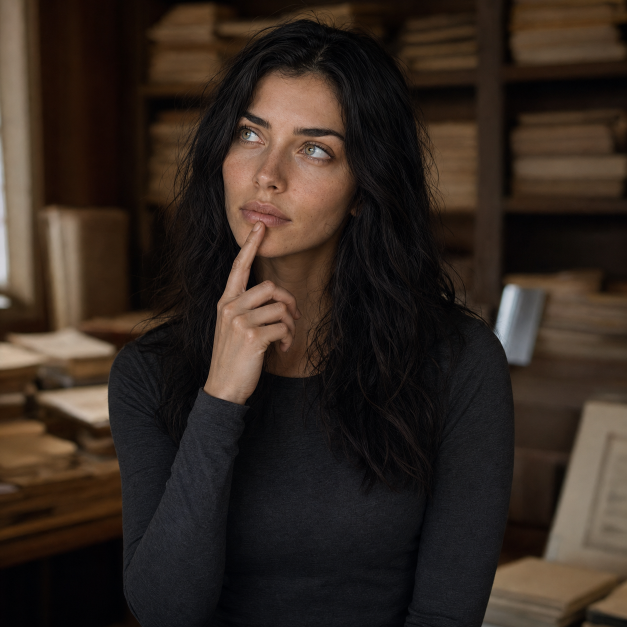
#> input picture frikshun_creator/assets/chloe-thinking-fallback-v1.png, 1254 x 1254 px (shown at 1/2 size)
$ python -i render_ghost_in_the_static_credits.py   (imports and definitions only)
#> lines starting #> are read from the running program, lines starting #| are printed output that depends on the picture
#!/usr/bin/env python3
"""Render the square end-credit still for "Ghost in the Static."""

from __future__ import annotations

import argparse
from pathlib import Path

from PIL import Image, ImageDraw, ImageEnhance, ImageFilter, ImageFont


SERIF = "/System/Library/Fonts/NewYork.ttf"
SANS = "/System/Library/Fonts/Avenir Next Condensed.ttc"


def font(path: str, size: int, index: int = 0) -> ImageFont.FreeTypeFont:
    return ImageFont.truetype(path, size=size, index=index)


def centered(draw: ImageDraw.ImageDraw, text: str, y: int, face: ImageFont.FreeTypeFont, fill: str) -> None:
    box = draw.textbbox((0, 0), text, font=face)
    draw.text(((draw._image.width - (box[2] - box[0])) / 2, y), text, font=face, fill=fill)


def render(background_path: Path, output_path: Path) -> None:
#> called with output_path = 'out.png'
    image = Image.open(background_path).convert("RGB")
#> image is the input picture: PIL image 1254x1254 RGB; mean R, G, B 51.6, 40.4, 32.8
    side = min(image.size)
#> side = 1254
    image = image.crop(((image.width - side) // 2, (image.height - side) // 2,
                        (image.width + side) // 2, (image.height + side) // 2))
    image = image.resize((1500, 1500), Image.Resampling.LANCZOS)
#> image: PIL image 1500x1500 RGB
    image = ImageEnhance.Brightness(image).enhance(0.72)
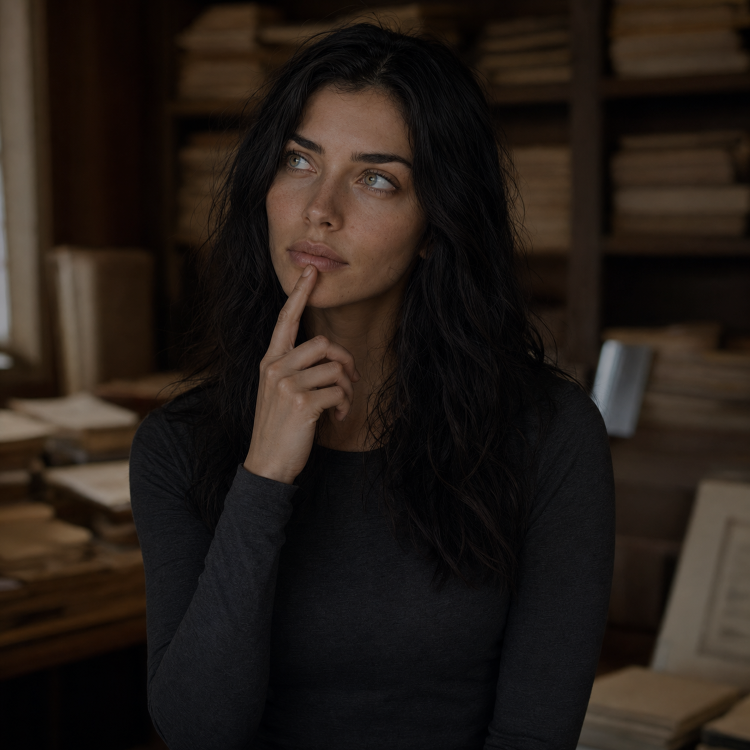
#> image: PIL image 1500x1500 RGB (shown at 1/2 size); mean R, G, B 36.7, 28.6, 23.1

    # A soft archive-glass field keeps the typography legible while allowing the
    # generated static and transmission tower to remain visible at the edges.
    veil = Image.new("RGBA", image.size, (0, 0, 0, 0))
#> veil: PIL image 1500x1500 RGBA; every value is 0
    veil_draw = ImageDraw.Draw(veil)
    veil_draw.rounded_rectangle((210, 210, 1290, 1215), radius=24,
                                fill=(3, 6, 16, 188), outline=(125, 91, 153, 105), width=2)
    veil = veil.filter(ImageFilter.GaussianBlur(0.4))
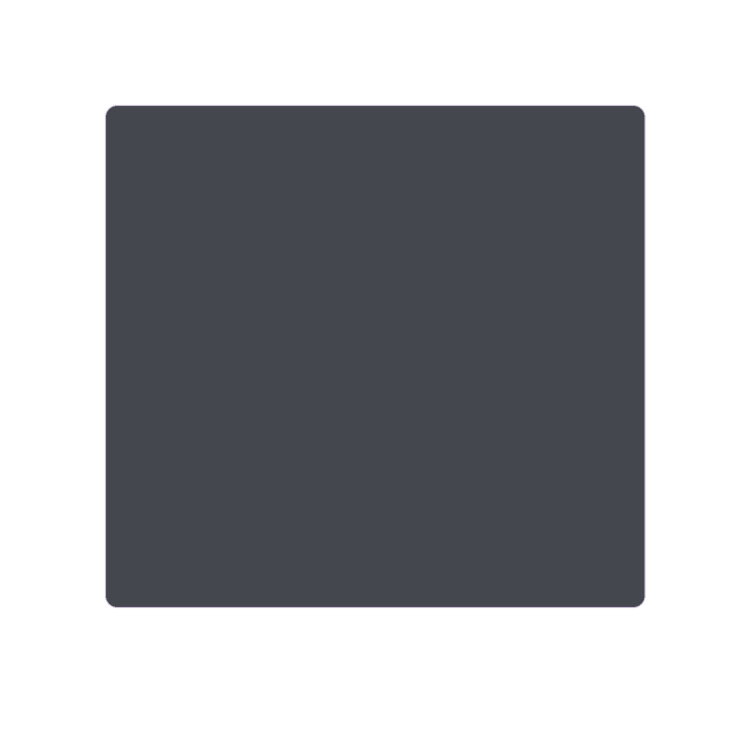
#> veil: PIL image 1500x1500 RGBA (shown at 1/2 size); mean R, G, B, A 1.9, 3.2, 8.2, 90.5; transparent parts drawn white
    image = Image.alpha_composite(image.convert("RGBA"), veil)
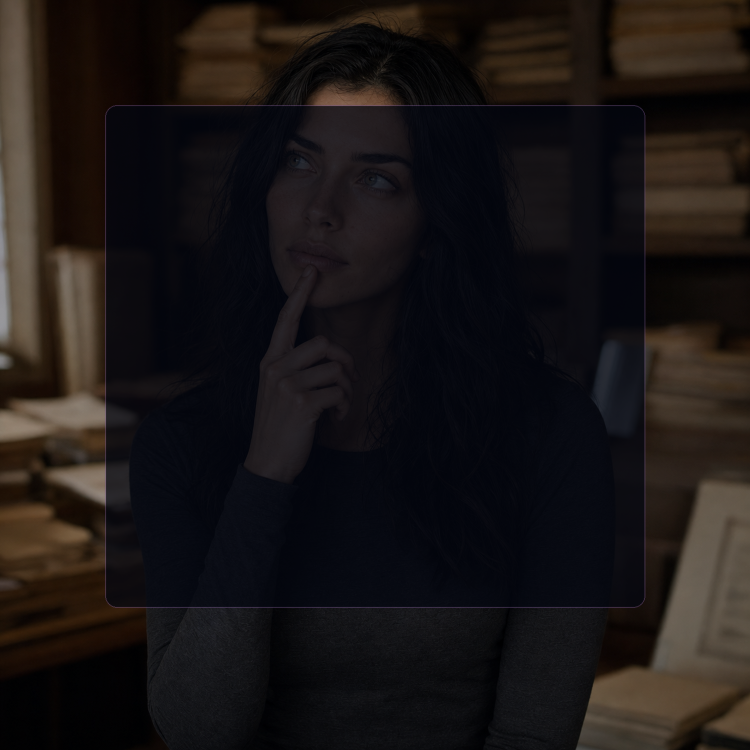
#> image: PIL image 1500x1500 RGBA (shown at 1/2 size); mean R, G, B, A 25.9, 21.6, 21.2, 255
    draw = ImageDraw.Draw(image)

    lavender = "#C8A7DD"
    violet = "#A768D2"
    white = "#F1ECF2"
    muted = "#A39AAC"
    rose = "#E17B94"

    centered(draw, "DAUGHTER OF ECHOES  //  TRACK 11", 280, font(SANS, 34, 1), lavender)
    centered(draw, "GHOST IN THE STATIC", 365, font(SERIF, 86), white)
    draw.line((440, 490, 1060, 490), fill=(167, 104, 210, 185), width=2)

    centered(draw, "WRITTEN BY", 585, font(SANS, 27, 1), muted)
    centered(draw, "ALLEN TAYLOR", 630, font(SANS, 48, 1), white)
    centered(draw, "PRODUCED BY", 735, font(SANS, 27, 1), muted)
    centered(draw, "FRIKSHUN.COM", 780, font(SANS, 48, 1), white)

    centered(draw, "CHLOE KATASTROPHE", 930, font(SANS, 44, 1), lavender)
    centered(draw, "MUSIC AVAILABLE ON ALL MAJOR STREAMING PLATFORMS", 1015, font(SANS, 26, 1), white)
    centered(draw, "EVERY SIGNAL LEAVES A TRACE", 1130, font(SANS, 25, 1), rose)

    # Signal markers echo the concentric broadcast rings from the cover.
    for radius, alpha in ((10, 235), (26, 150), (46, 95), (70, 55)):
        draw.ellipse((750 - radius, 1264 - radius, 750 + radius, 1264 + radius),
                     outline=(225, 123, 148, alpha), width=2)
    centered(draw, "FRIKSHUN  //  DAUGHTER OF ECHOES  //  TRACK 11", 1350, font(SANS, 23, 1), muted)

#> (the run stopped early here; a loop or call above may not have finished)
